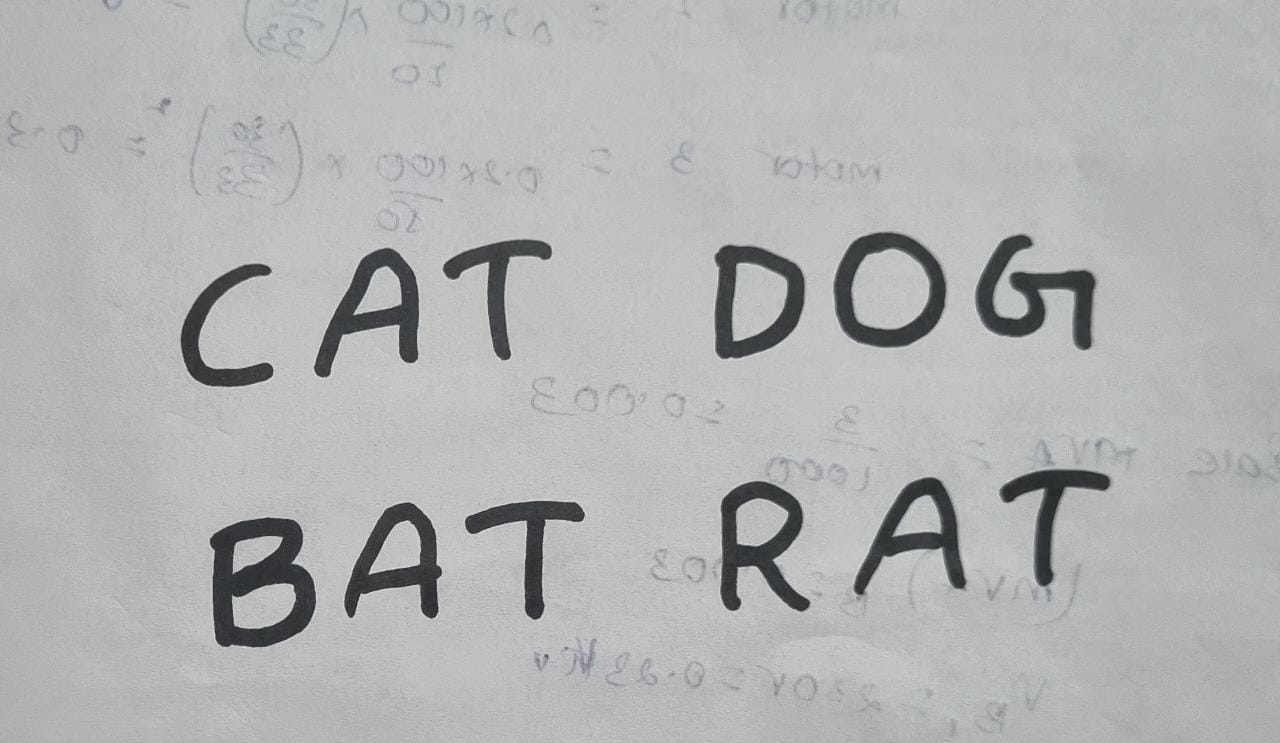
#> input picture ivp_im_2.jpg, 1280 x 743 px
$ jupyter execute --allow-errors OCR.ipynb   (older library calls are emulated)
#> lines starting #> are read from the running program, lines starting #| are printed output that depends on the picture; after the words box and inside, x2 and y2 are one past the last pixel; in counts of white or black regions, pixels touching at a corner belong together
# Offline Handwriting to Text OCR

[cell 1]
import cv2
import matplotlib.pyplot as plt
import numpy as np
from math import inf
image = cv2.imread('ivp_im_2.jpg')
#> image is the input picture: shape (743, 1280, 3); mean B, G, R 179.2, 179.5, 178.1

[cell 2]
# Convert image to binary 0-1 image using Otsu's threshold
gray = cv2.cvtColor(image, cv2.COLOR_BGR2GRAY)
ret, img = cv2.threshold(gray, 0, 255, cv2.THRESH_BINARY_INV + cv2.THRESH_OTSU)
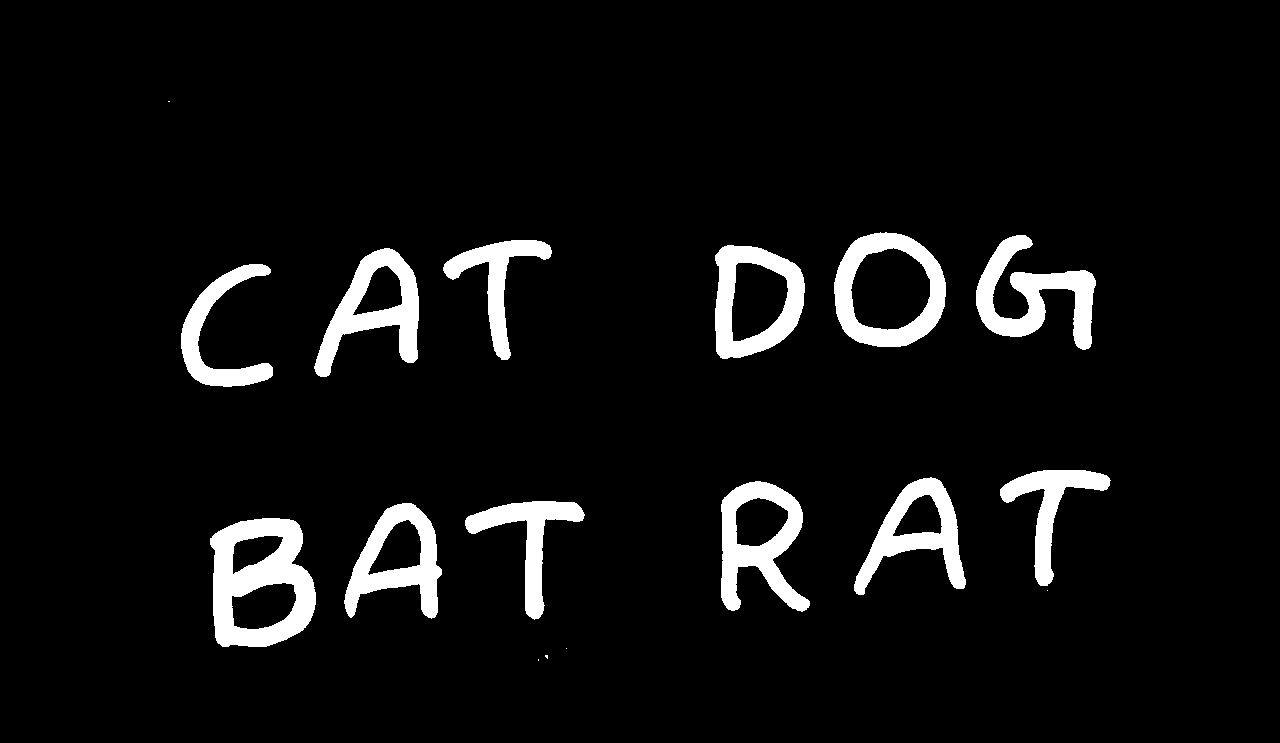
#> img: shape (743, 1280); 6.2% white; 17 white regions (5 under 20 px), largest, box (x1, y1, x2, y2) and area: (210, 518, 316, 647) 7994, (976, 235, 1096, 350) 5573, (721, 481, 810, 612) 5387
#> ret = 124
plt.imshow(img, cmap=plt.get_cmap('binary'))
plt.show()

[cell 3]
# Remove small noise dots
kernel = np.ones((2, 2), np.uint8)
original_img = cv2.morphologyEx(img, cv2.MORPH_OPEN, kernel, iterations=1)
#> original_img: shape (743, 1280); 6.2% white; 13 white regions (1 under 20 px), largest, box (x1, y1, x2, y2) and area: (211, 519, 317, 648) 7992, (977, 236, 1097, 351) 5572, (722, 482, 811, 613) 5387
plt.imshow(img, cmap=plt.get_cmap('binary'))
plt.show()

# Perform dilation to increase the size of the text
kernel = np.ones((5, 5), np.uint8)
img = cv2.dilate(original_img, kernel, iterations=1)
#> img: shape (743, 1280); 7.9% white; 13 white regions, largest, box (x1, y1, x2, y2) and area: (209, 517, 319, 650) 9760, (975, 234, 1099, 353) 7206, (720, 480, 813, 615) 6992
plt.imshow(img, cmap=plt.get_cmap('binary'))
plt.show()

# Apply filter kernel with size=25, sigma=5 and theta=3
kernel = cv2.getGaborKernel((25, 25), 5.0, 3.0, 10.0, 0.5, 0, ktype=cv2.CV_32F)
img = cv2.filter2D(original_img, cv2.CV_8UC3, kernel)
plt.imshow(img, cmap=plt.get_cmap('binary'))
plt.show()

[cell 4]
# Perform vertical histogram projection to find the text lines
hist = []
for i in range(img.shape[0]):
    pixels = img[i:i+1,:]
    hist.append((pixels == 0).sum())
#> after the loop, hist = 743 values, max 1280 at index 0, min 803 at index 264, mean 1133.1
hist = max(hist) - hist
#> hist = 743 values, max 477 at index 264, min 0 at index 0, mean 146.9

# Draw threshold line on the histogram
th = min(hist) + 0.1*(max(hist) - min(hist))
#> th = 47.7
plt.plot(hist)
plt.plot([0, len(hist)], [th, th])
plt.show()

# Find the text lines
H, W = img.shape[:2]
uppers = [y for y in range(H-1) if hist[y]<=th and hist[y+1]>th]
#> uppers = [223, 459]
lowers = [y for y in range(H-1) if hist[y]>th and hist[y+1]<=th]
#> lowers = [395, 659]

# Match upper with appropriate lower
uppers.append(inf)
matched_upper = []
matched_lower = []
i = 0
j = 0
while i < len(uppers) - 1 and j < len(lowers):
    if uppers[i] > lowers[j]:
        j += 1
    elif uppers[i+1] > lowers[j]:
        matched_upper.append(uppers[i])
        matched_lower.append(lowers[j])
        i += 1
        j += 1
    else:
        j += 1
#> this loop made 2 passes
#> (i, j) on passes 1 to 2: (1, 1), (2, 2)
#> after the loop, i = 2; j = 2; matched_lower = [395, 659]; matched_upper = [223, 459]
uppers = matched_upper
lowers = matched_lower

# Discard lines that are too small
min_height = 0.05*H
for i in range(len(uppers)):
    if lowers[i] - uppers[i] < min_height:
        uppers[i] = 0
        lowers[i] = 0
#> this loop made 2 passes
uppers = [uppers[i] for i in range(len(uppers)) if uppers[i] != 0]
lowers = [lowers[i] for i in range(len(lowers)) if lowers[i] != 0]
print(uppers)
#| [223, 459]
print(lowers)
#| [395, 659]

# Draw the text lines
page = img.copy()
original_page = original_img.copy()
for y in uppers:
    cv2.line(page, (0, y), (W, y), (255, 255, 255), 1)
    cv2.line(original_page, (0, y), (W, y), (255, 255, 255), 1)
#> this loop made 2 passes
#> y on passes 1 to 2: 223, 459
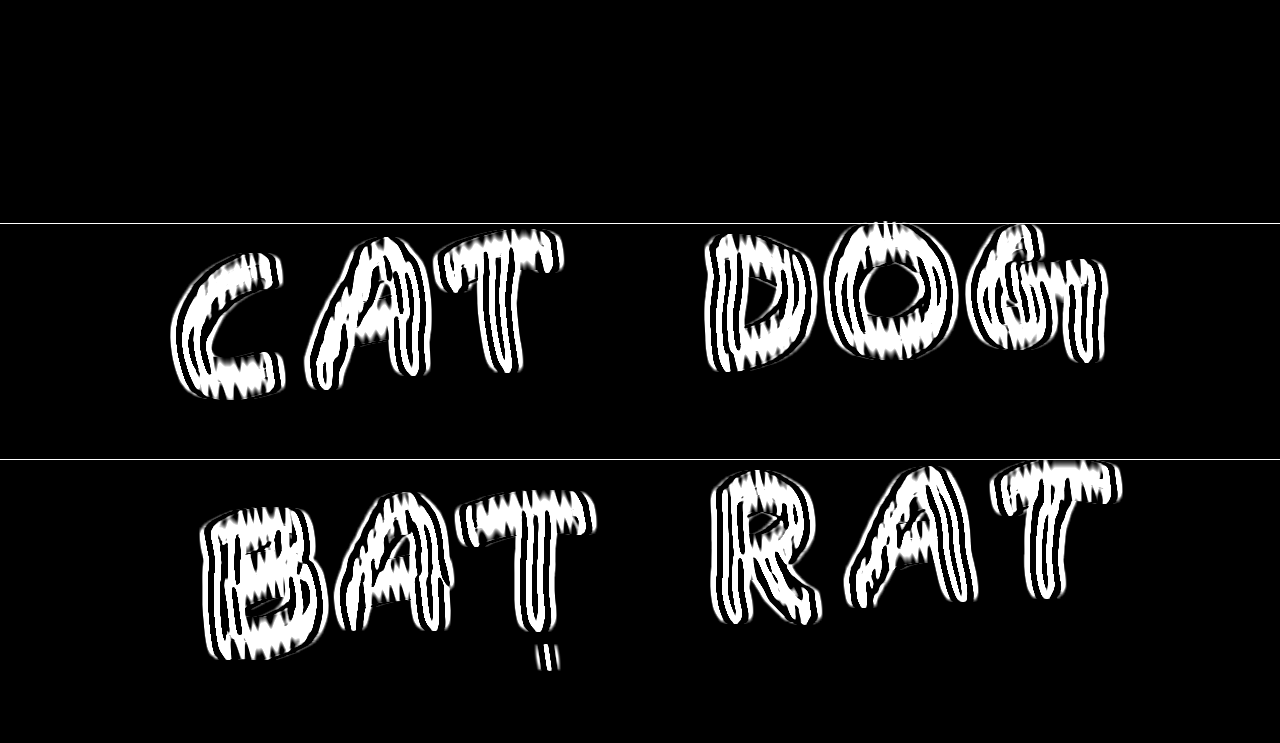
#> page: shape (743, 1280); min 0, max 255, mean 25.2
for y in lowers:
    cv2.line(page, (0, y), (W, y), (255, 255, 255), 1)
    cv2.line(original_page, (0, y), (W, y), (255, 255, 255), 1)
#> this loop made 2 passes
#> y on passes 1 to 2: 395, 659
#> page: shape (743, 1280); 0.27% of pixels changed, all inside (x1, y1, x2, y2) = (0, 395, 1280, 660)
plt.imshow(page, cmap=plt.get_cmap('binary'))
plt.show()
plt.imshow(original_page, cmap=plt.get_cmap('binary'))
plt.show()

# Extract the text lines
text_lines = []
original_text_lines = []
coloured_text_lines = []
for i in range(len(uppers)):
    text_lines.append(img[uppers[i]:lowers[i], 0:W])
    original_text_lines.append(original_img[uppers[i]:lowers[i], 0:W])
    coloured_text_lines.append(image[uppers[i]:lowers[i], 0:W])
    plt.imshow(text_lines[i], cmap=plt.get_cmap('binary'))
    plt.show()
    plt.imshow(original_text_lines[i], cmap=plt.get_cmap('binary'))
    plt.show()
#> after the loop, coloured_text_lines = 2 items; original_text_lines = 2 items; text_lines = 2 items

[cell 5]
# Draw the words for each text line using horizontal histogram projection
words = []
original_words = []
coloured_words = []
for i in range(len(text_lines)):
    # Wrap white pixels around the text
    text_lines[i] = cv2.copyMakeBorder(text_lines[i], 0, 0, 10, 10, cv2.BORDER_CONSTANT, value=[0, 0, 0])
    original_text_lines[i] = cv2.copyMakeBorder(original_text_lines[i], 0, 0, 10, 10, cv2.BORDER_CONSTANT, value=[0, 0, 0])
    coloured_text_lines[i] = cv2.copyMakeBorder(coloured_text_lines[i], 0, 0, 10, 10, cv2.BORDER_CONSTANT, value=[0, 0, 0])
    hist = cv2.reduce(text_lines[i], 0, cv2.REDUCE_AVG).reshape(-1)
    # Draw threshold line on the histogram
    th = min(hist) + 0.1*(max(hist) - min(hist))
    plt.plot(hist)
    plt.plot([0, len(hist)], [th, th])
    plt.show()
    H, W = text_lines[i].shape[:2]
    lefts = [x for x in range(W-1) if hist[x]<=th and hist[x+1]>th]
    rights = [x for x in range(W-1) if hist[x]>th and hist[x+1]<=th]
    # Merge words consecutive words with small gaps using gap statistics
    if len(lefts) > 1:
        gaps = [lefts[j] - rights[j-1] for j in range(1, len(lefts))]
        mean_gap = np.mean(gaps)
        std_gap = np.std(gaps)
        for j in range(1, len(lefts)):
            if abs(gaps[j-1] - mean_gap) < std_gap:
                lefts[j] = 0
                rights[j-1] = 0
        lefts = [x for x in lefts if x != 0]
        rights = [x for x in rights if x != 0]
    print(lefts)
    print(rights)
    # Draw the words
    line = text_lines[i].copy()
    original_line = original_text_lines[i].copy()
    for x in lefts:
        cv2.line(line, (x, 0), (x, H), (255, 255, 255), 1)
        cv2.line(original_line, (x, 0), (x, H), (255, 255, 255), 1)
    for x in rights:
        cv2.line(line, (x, 0), (x, H), (255, 0, 0), 1)
        cv2.line(original_line, (x, 0), (x, H), (255, 0, 0), 1)
    plt.imshow(line)
    plt.show()
    plt.imshow(original_line)
    plt.show()
    # Extract the words
    for j in range(len(lefts)):
        words.append(text_lines[i][0:H, lefts[j]:rights[j]])
        original_words.append(original_text_lines[i][0:H, lefts[j]:rights[j]])
        coloured_words.append(coloured_text_lines[i][0:H, lefts[j]:rights[j]])
        plt.imshow(words[-1])
        plt.show()
        plt.imshow(original_words[-1], cmap=plt.get_cmap('binary'))
        plt.show()
        words.append([])
        original_words.append([])
        coloured_words.append([])
#> this loop made 2 passes
#> (th, H, W, gaps, mean_gap, std_gap, lefts, rights) on passes 1 to 2: (19.1, 172, 1300, [2, 20, 1, 2, 5, 2, 5, 141, 2, 7, 8, 3], 16.5, 37.86, [180, 713], [572, 1117]), (18.7, 200, 1300, [1, 6, 2, 5, 1, 5, 114, 4, 23, 5, 12, 5, 6], 14.54, 29.24, [209, 719], [605, 1131])
#> (printed output is left out)
#> pass 1, `plt.show()`:
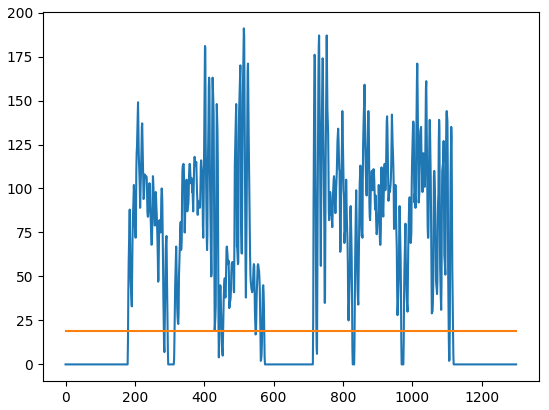
#> figure drawn by matplotlib, 1 panel; curve peaks at x = 514, y = 191
#> pass 1, `plt.show()`:
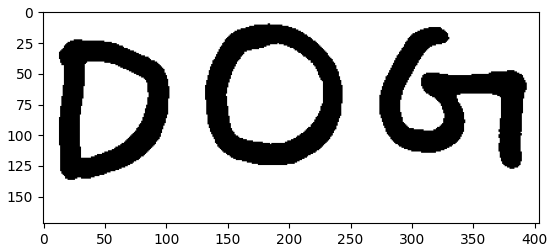
#> figure drawn by matplotlib, 1 panel
#> after the loop:
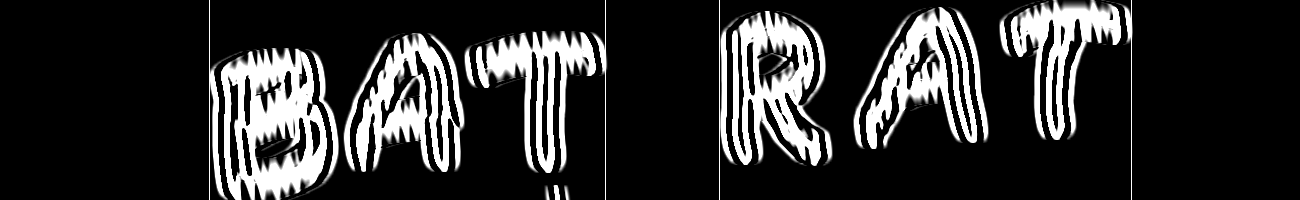
#> line: shape (200, 1300); min 0, max 255, mean 46
#> after the loop:
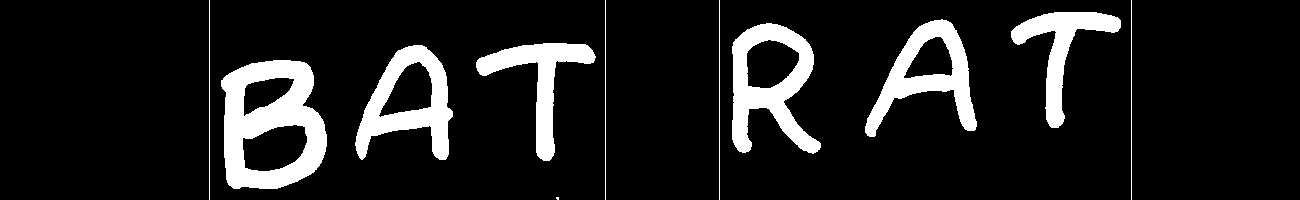
#> original_line: shape (200, 1300); 12% white; 11 white regions (1 under 20 px), largest, box (x1, y1, x2, y2) and area: (221, 60, 327, 189) 7992, (732, 23, 821, 154) 5387, (355, 45, 453, 160) 4853
#> after the loop, coloured_words = 8 items; mean_gap = 14.54; original_words = 8 items; std_gap = 29.24; words = 8 items
